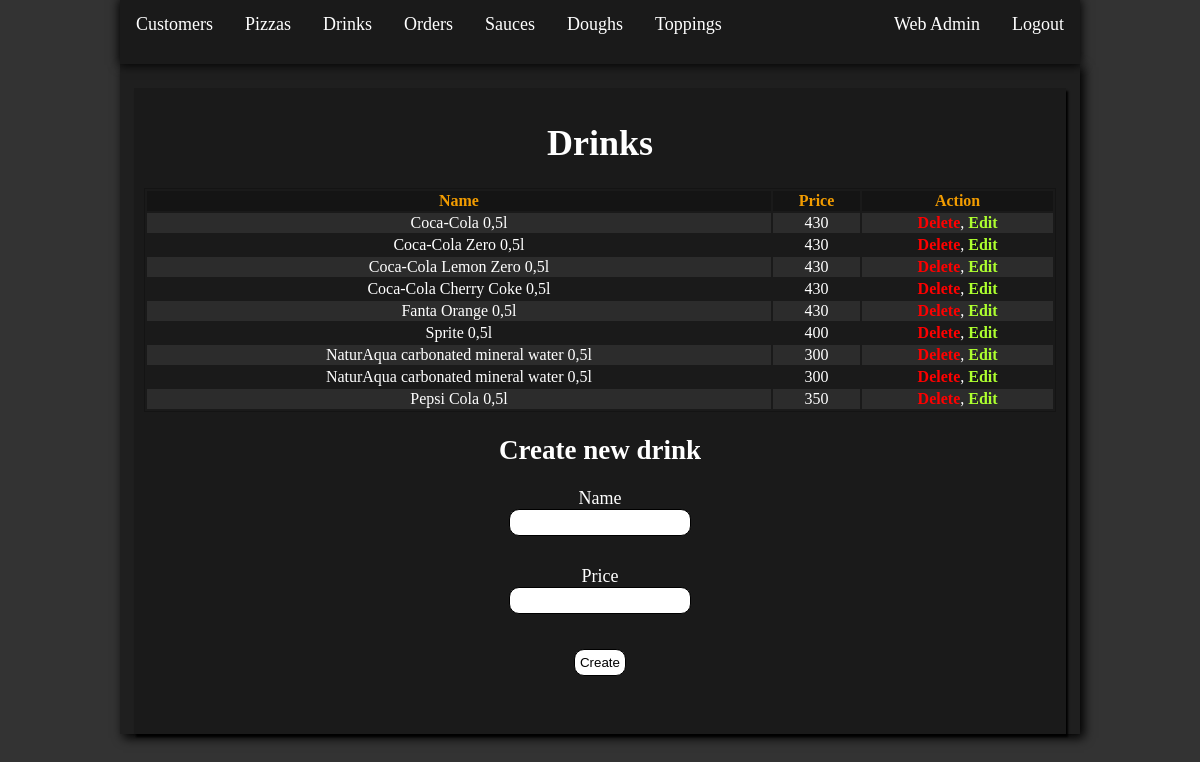
/index.php?page=drinks (signed in), run on the app's committed database.
### tables this page shows
CREATE TABLE Drink (
    id INT PRIMARY KEY AUTO_INCREMENT,
    name VARCHAR(200) NOT NULL,
    price INT NOT NULL DEFAULT(0)
);

### services/drink-service.php (called while the page is built, shortened)
<?php
class DrinkService extends Database implements CrudOperations {
  public function getAll() {
    $conn = $this->getConnection();
    $stmt = $conn->prepare("SELECT * FROM drink");
    $stmt->execute();
    $stmt->setFetchMode(PDO::FETCH_CLASS, 'Drink');
    $drinks = $stmt->fetchAll();
    return $drinks;
  }
}
?>

### pages/admin/drinks.php (the view, shortened to what this page needs)
<?php
$drinkService = new DrinkService();
$drinks = $drinkService->getAll();
?>
<div class="content-card">
  <div class="text-center">
    <h1>Drinks</h1>
  </div>
<table class="custom-table">
  <tr>
    <th>Name</th>
    <th>Price</th>
    <th>Action</th>
  </tr>
  <?php
  foreach ($drinks as $key => $drink) {
  echo "
  <tr>
  <td><p class='white-text'>".$drink->name."</p></td>
  <td>".$drink->price."</td>
  <td>
  <a class='red-text' href='index.php?page=drinks&remove=".$drink->id."'>Delete</a>,
  <a class='green-yellow-text' href='index.php?page=drinks&edit=".$drink->id."'>Edit</a>
  </td>
  </tr>";
  }
  ?>
</table>
<div class="text-center">
<h2>Create new drink</h2>
<form class="profile-forms" action="" method="post">
<label class="white-text" for="name">Name</label><br>
<input class="input width-20" type="text" name="name"><br>
<label class="white-text" for="price">Price</label><br>
<input class="input width-20" type="number" name="price"><br>
<input type=submit class="button" name='createDrink' value="Create"></input>
</form>
</div>
</div>

### index.php (shortened to what this page needs)
<?php
$router = new Router();
?>
<html lang="hu">
<head>
    <link rel="stylesheet" href="assets/styles.css">
</head>
<body>
<?php if(isset($_SESSION['person_id'])) {?>
<div class="navbar">
<?php
if($_SESSION['account_type'] === 0) $router->renderCustomerMenus();
else if($_SESSION['account_type'] === 1) $router->renderAdminMenus();
?>
</div>
<div class="content">
		<?php
		$router->renderPage();
		?>
</div>
<?php }else{
	$router->renderPage();
} ?>
</body>
</html>

### config/router.php (shortened to what this page needs)
<?php
class Router {
    private $userRoutes = [];
    private $adminRoutes = [];
    private $anonymRoutes = [];
    public function __construct() {
            $this->anonymRoutes = [
                'login' => 'pages/auth/login.php',
                'register' => 'pages/auth/register.php',
                'logout' => 'pages/auth/login.php',
                '' => 'pages/auth/login.php'
            ];
            $this->userRoutes = [
                'home' => 'pages/user/home.php',
                'customer-order' => 'pages/user/customer-order.php',
                'orders' => 'pages/user/orders.php',
                'profile' => 'pages/user/profile.php',
                '' => 'pages/user/home.php'
            ];
            $this->adminRoutes = [
                'home' => 'pages/admin/home.php',
				'customers' => 'pages/admin/customers.php',
				'pizzas' => 'pages/admin/pizzas.php',
                'pizza' => 'pages/admin/pizza.php',
				'drinks' => 'pages/admin/drinks.php',
				'orders' => 'pages/admin/orders.php',
				'sauces' => 'pages/admin/sauces.php',
				'dough' => 'pages/admin/dough.php',
				'toppings' => 'pages/admin/toppings.php',
                '' => 'pages/admin/home.php'
            ];
    }
    public function renderPage() {
        $routes = [];
        if(AuthService::isLoggedIn() && AuthService::isAdmin()) $routes = $this->adminRoutes;
        else if(AuthService::isLoggedIn() && !AuthService::isAdmin()) $routes = $this->userRoutes;
        else if(!AuthService::isLoggedIn()) $routes = $this->anonymRoutes;
        $filePath = $routes[$_GET['page']];
        if(file_exists($filePath)) {
            include($filePath);
        }
        else if(!array_key_exists($_GET['page'], $routes)) Router::navigateByPage();
        else echo "This content doesn't exist";
    }
    public function renderAdminMenus() {
        echo "
        <ul>
					<li><a href='index.php?page=customers'>Customers</a></li>
					<li><a href='index.php?page=pizzas'>Pizzas</a></li>
					<li><a href='index.php?page=drinks'>Drinks</a></li>
					<li><a href='index.php?page=orders'>Orders</a></li>
					<li><a href='index.php?page=sauces'>Sauces</a></li>
        	<li><a href='index.php?page=dough'>Doughs</a></li>
          <li><a href='index.php?page=toppings'>Toppings</a></li>
          <li style='float: right'><a href='index.php?page=logout'>Logout</a></li>
          <li style='float: right'><a href='index.php?page=profile'>".$_SESSION['name']."</a></li>
        </ul>";
    }
}
?>

### assets/styles.css (style rules this page uses)
body { font-size: large; width: initial; height: initial; margin: 0; background-color: #333; color: white; }
.navbar { display: flex; width: 80%; height: 8%; position: relative; top: 0; left: 10%; }
.navbar ul { width: 100%; font-size: 1.5vw; list-style-type: none; margin: 0; padding: 0; overflow: hidden; background-color: #1a1a1a; z-index: 1; box-shadow: 0px 0px 10px 1px black; }
.navbar ul li { color: #333; float: left; }
.navbar ul li a { text-decoration: none; color: #333; display: block; color: white; text-align: center; padding: 14px 16px; text-decoration: none; }
.content { width: 80%; min-height: 80%; margin: auto; position: relative; background-color: #1f1f1f; color: white; box-shadow: 3px 3px 10px 0.5px black; padding-top: 2%; }
label { color: black; }
.red-text { color: red; }
.white-text { color: white; }
.green-yellow-text { color: greenyellow; }
.width-20 { width: 20% !important; }
.custom-table { min-width: 80%; border: 1px solid #141414; overflow-y: auto; }
.custom-table td { text-align: center; }
.custom-table th { background-color: #141414; color:#f29c00; }
.custom-table td a { text-decoration: none; font-weight: bold; }
.custom-table tr:nth-child(even) { background-color: #2c2c2c; }
.content-card { background-color: #1a1a1a; box-shadow: 2px 3px 2px black; padding: 10px; margin: 10px; width: 95%; height: auto; display: flex; margin-left: auto; margin-right: auto; margin-top: auto; margin-bottom: auto; flex-direction: column; overflow-y: auto; }
.profile-forms { width: inherit; }
.profile-forms input { margin-bottom: 30px; }
.text-center { text-align: center; }
.input { padding: 5px; padding-left: 15px; padding-right: 15px; width: 50%; height: auto; border: 1px solid black; border-radius: 10px; margin-bottom: 10px; }
.button { padding: 5px; border: 1px solid black; border-radius: 10px; background-color: white; margin-top: 5px; margin-bottom: 5px; }

### data on the page
drink: name "Coca-Cola 0,5l", price "430"
drink: name "Coca-Cola Zero 0,5l", price "430"
drink: name "Coca-Cola Lemon Zero 0,5l", price "430"
drink: name "Coca-Cola Cherry Coke 0,5l", price "430"
drink: name "Fanta Orange 0,5l", price "430"
drink: name "Sprite 0,5l", price "400"
drink: name "NaturAqua carbonated mineral water 0,5l", price "300"
drink: name "NaturAqua carbonated mineral water 0,5l", price "300"
drink: name "Pepsi Cola 0,5l", price "350"

### other printed values
$_SESSION['name'] "Web Admin"
